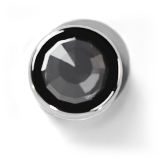
#> input picture instrumentos/limao/Source/img/lampada_off.png, 160 x 160 px
$ python sombra.py ../../limao/Source/img/lampada_off.png
#> lines starting #> are read from the running program, lines starting #| are printed output that depends on the picture; after the words box and inside, x2 and y2 are one past the last pixel; in counts of white or black regions, pixels touching at a corner belong together
#> in refaz, im is the input picture: PIL image 160x160 RGBA; mean R, G, B, A 26.7, 26.5, 26.6, 79.9
# Refaz a sombra das peças renderizadas. A sombra do Blender (shadow catcher) é longa e batia na borda do
# quadro: no painel ela aparecia como um canto quadrado embaixo/à direita de cada knob. Aqui a peça é
# separada da sombra (no shadow catcher a sombra sai com RGB = 0) e ganha uma sombra nova, redonda e macia,
# que termina antes da borda. Substitui o antigo borda.py.
# Uso: python sombra.py <arquivo.png ou pasta> ...   (altera no lugar só as peças com sombra: knobs, alavanca, LED e lâmpada)
import sys, os
import numpy as np
from PIL import Image, ImageDraw, ImageFilter

# (deslocamento, desfoque, opacidade) em fração do lado menor: sombra projetada + sombra de contato
CAMADAS = [((0.022, 0.032), 0.030, 0.50), ((0.006, 0.009), 0.008, 0.45)]
PECAS = ('knob_', 'rate_', 'mix_', 'alav_', 'led_off', 'lampada_off')

def corpo(p):
    """máscara da peça: pixels com cor (a sombra é preta pura), com os buracos internos preenchidos"""
    m = ((p[..., :3].max(-1) >= 6) & (p[..., 3] > 0)).astype(np.uint8) * 255
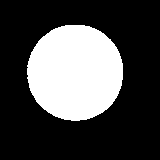
#> m: shape (160, 160); 28.5% white; 1 white region, box (x1, y1, x2, y2) and area: (27, 25, 123, 121) 7297
    fora = Image.fromarray(255 - m).convert('L')
    h, w = m.shape
#> h = 160; w = 160
    big = Image.new('L', (w + 2, h + 2), 255); big.paste(fora, (1, 1))
#> after `big = Image.new('L', (w + 2, h + 2), 255)`: big: PIL image 162x162 L; every value is 255
#> after `big.paste(fora, (1, 1))`:
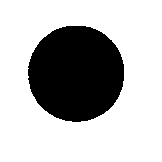
#> big: PIL image 162x162 L; 72.2% white; 1 black region, box (x1, y1, x2, y2) and area: (28, 26, 124, 122) 7297
    ImageDraw.floodfill(big, (0, 0), 128)
    fundo = np.array(big)[1:-1, 1:-1] == 128          # só o que encosta na borda é fundo de verdade
    return ~fundo

def refaz(caminho):
    im = Image.open(caminho).convert('RGBA')
    p = np.array(im)
    dentro = corpo(p)
    a = p[..., 3].astype(np.float32) * dentro           # opacidade só da peça
    peca = p.copy(); peca[..., 3] = a.round().astype(np.uint8)
    h, w = a.shape; lado = min(w, h)
#> after `h, w = a.shape`: h = 160; w = 160
#> after `lado = min(w, h)`: lado = 160
    sombra = np.zeros_like(a)
    base = Image.fromarray(a.round().astype(np.uint8))
    for (dx, dy), blur, op in CAMADAS:
        s = Image.new('L', base.size, 0); s.paste(base, (round(dx * lado), round(dy * lado)))
        s = s.filter(ImageFilter.GaussianBlur(blur * lado))
        sombra = 1 - (1 - sombra) * (1 - np.array(s, np.float32) / 255 * op)
#> this loop made 2 passes
#> pass 1, in refaz, `s = s.filter(ImageFilter.GaussianBlur(blur * lado))`:
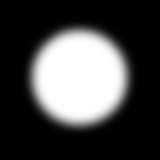
#> s: PIL image 160x160 L; min 0, max 255, mean 70.3
#> pass 1, in refaz, `sombra = 1 - (1 - sombra) * (1 - np.array(s, np.float32) / 255 * op)`:
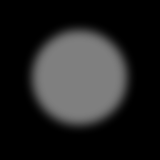
#> sombra: shape (160, 160) float32; min 0, max 0.5, mean 0.138
#> after the loop:
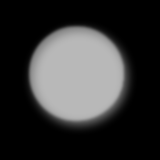
#> sombra: shape (160, 160) float32; min 0, max 0.725, mean 0.206
    camada = np.zeros_like(p); camada[..., 3] = (sombra * 255).round().astype(np.uint8)
#> after `camada[..., 3] = (sombra * 255).round().astype(np.uint8)`:
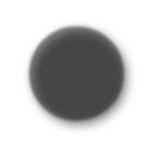
#> camada: shape (160, 160, 4); mean of channels 0, 1, 2, 3 0, 0, 0, 52.7; transparent parts drawn white
    out = Image.fromarray(camada); out.alpha_composite(Image.fromarray(peca))
#> after `out.alpha_composite(Image.fromarray(peca))`:
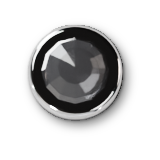
#> out: PIL image 160x160 RGBA; mean R, G, B, A 25.7, 25.5, 25.6, 75; transparent parts drawn white
    o = np.array(out)
    borda = max(o[0, :, 3].max(), o[-1, :, 3].max(), o[:, 0, 3].max(), o[:, -1, 3].max())
#> borda = 0
    out.save(caminho)
    print(os.path.basename(caminho), 'alfa máx. na borda:', borda)
#| lampada_off.png alfa máx. na borda: 0

for arg in sys.argv[1:]:
    arqs = [os.path.join(arg, f) for f in sorted(os.listdir(arg))] if os.path.isdir(arg) else [arg]
    for f in arqs:
        if f.endswith('.png') and os.path.basename(f).startswith(PECAS):
            refaz(f)

$ run again, with instrumentos/limao/Source/img/knob_preto_01.png copied over instrumentos/limao/Source/img/lampada_off.png
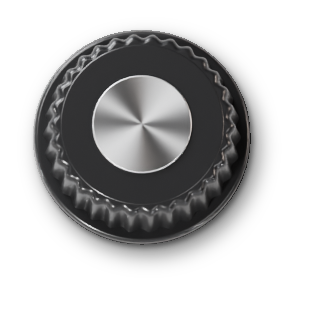
#> input picture instrumentos/limao/Source/img/knob_preto_01.png, 320 x 320 px
#> in refaz, im is the input picture: PIL image 320x320 RGBA; mean R, G, B, A 29.5, 29.4, 29.7, 95.6
#> in corpo, `m = ((p[..., :3].max(-1) >= 6) & (p[..., 3] > 0)).astype(np.uint8) * 255`:
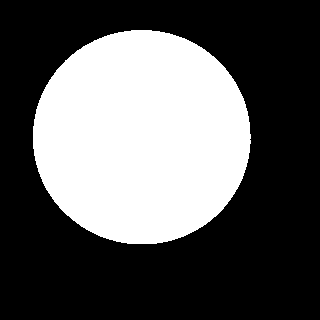
#> m: shape (320, 320); 35.9% white; 1 white region, box (x1, y1, x2, y2) and area: (33, 30, 251, 244) 36737
#> peca: shape (320, 320, 4); 18.02% of pixels changed, all inside (x1, y1, x2, y2) = (17, 17, 282, 278)
#> in refaz, `camada[..., 3] = (sombra * 255).round().astype(np.uint8)`:
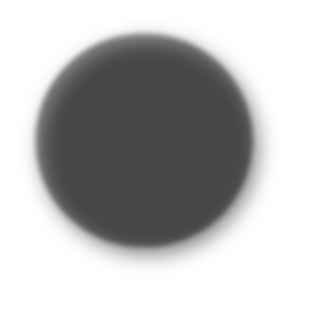
#> camada: shape (320, 320, 4); mean of channels 0, 1, 2, 3 0, 0, 0, 67.6; transparent parts drawn white
#> borda = 0
#| lampada_off.png alfa máx. na borda: 0

$ run again, with instrumentos/limao/Source/img/knob_preto_02.png copied over instrumentos/limao/Source/img/lampada_off.png
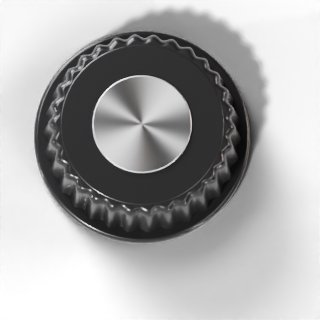
#> input picture instrumentos/limao/Source/img/knob_preto_02.png, 320 x 320 px
#> in refaz, im is the input picture: PIL image 320x320 RGBA; mean R, G, B, A 29.9, 29.8, 30.1, 113
#> in corpo, `m = ((p[..., :3].max(-1) >= 6) & (p[..., 3] > 0)).astype(np.uint8) * 255`:
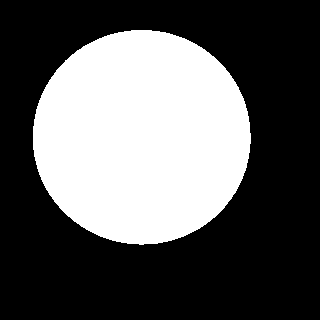
#> m: shape (320, 320); 35.9% white; 1 white region, box (x1, y1, x2, y2) and area: (33, 30, 251, 245) 36764
#> in refaz, `out.alpha_composite(Image.fromarray(peca))`:
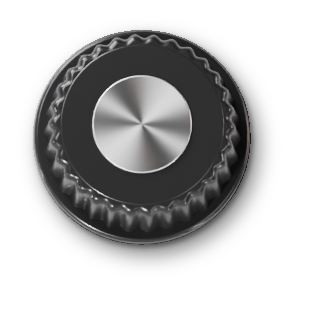
#> out: PIL image 320x320 RGBA; mean R, G, B, A 29.6, 29.4, 29.7, 95.8; transparent parts drawn white
#> borda = 0
#| lampada_off.png alfa máx. na borda: 0
